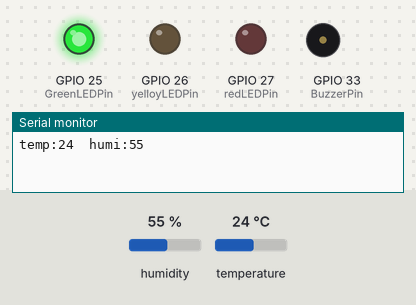
Recording of a sketch running on a simulated ESP32. Shown: output pins drawn as LEDs (lit = HIGH), buzzer (waves = sounding, pin HIGH), the last lines printed to the serial monitor. Inputs (shaded band) come from the test bench; at power-on: temperature 24 °C, humidity 55 %.

Above: at 2.7 s.
2.8 s: temperature set to 26 °C
At 10.1 s:
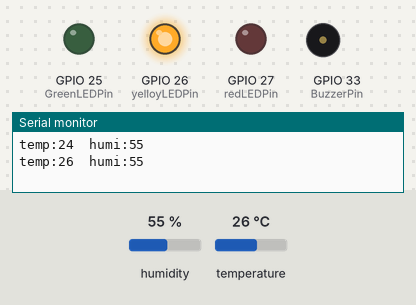
10.8 s: temperature set to 29 °C
At 13.4 s:
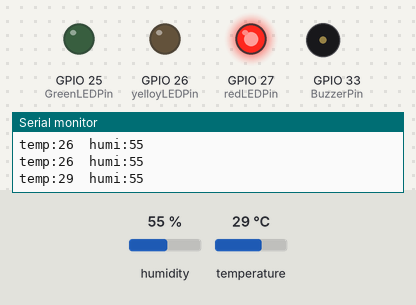
18.1 s: temperature set to 27 °C
At 19.1 s:
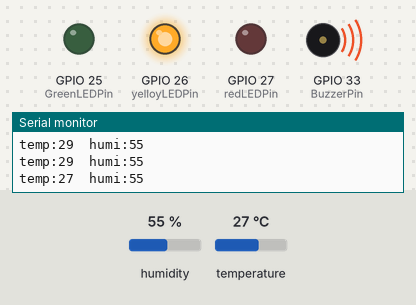
25.4 s: temperature set to 28 °C
At 25.7 s:
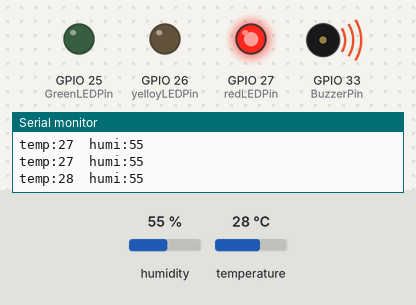
Timing chart, 0 to 33.7 s (numbered marks = the images above; inputs shaded):
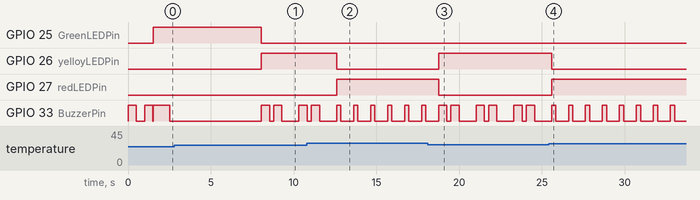

The sketch:

Chicken_temperature_measure_project_by_Nabasa-Benson.ino
```cpp
#include <DFRobot_DHT11.h>
DFRobot_DHT11 DHT;
#define DHT11Pin 14
#define GreenLEDPin 25
#define yelloyLEDPin 26
#define redLEDPin 27
#define BuzzerPin 33

void setup(){
  Serial.begin(115200);
  pinMode(BuzzerPin, OUTPUT);
  pinMode(GreenLEDPin, OUTPUT);
  pinMode(yelloyLEDPin, OUTPUT);
  pinMode(redLEDPin, OUTPUT);
  digitalWrite(redLEDPin, LOW);
  digitalWrite(yelloyLEDPin, LOW);
  digitalWrite(GreenLEDPin, LOW);
  digitalWrite(BuzzerPin, HIGH);
  delay(500);
  digitalWrite(BuzzerPin, LOW);
  delay(500);
  digitalWrite(BuzzerPin, HIGH);
  delay(500);
  digitalWrite(BuzzerPin, LOW);
}

void loop(){
  DHT.read(DHT11Pin);
  Serial.print("temp:");
  Serial.print(DHT.temperature);
  Serial.print("  humi:");
  Serial.println(DHT.humidity);
  if(DHT.temperature > 27){
    digitalWrite(redLEDPin, HIGH);
  digitalWrite(yelloyLEDPin, LOW);
  digitalWrite(GreenLEDPin, LOW);
    digitalWrite(BuzzerPin, HIGH);
    delay(250);
    digitalWrite(BuzzerPin, LOW);
    delay(250);
  }
  if(DHT.temperature <= 24){
    digitalWrite(GreenLEDPin, HIGH);
  digitalWrite(redLEDPin, LOW);
  digitalWrite(yelloyLEDPin, LOW);
    digitalWrite(BuzzerPin, HIGH);
    delay(1000);
    digitalWrite(BuzzerPin, LOW);
    delay(5000);
  }
  if(DHT.temperature > 24 && DHT.temperature < 28){
    digitalWrite(yelloyLEDPin, HIGH);
    digitalWrite(redLEDPin, LOW);
    digitalWrite(GreenLEDPin, LOW);
    digitalWrite(BuzzerPin, HIGH);
    delay(500);
    digitalWrite(BuzzerPin, LOW);
    delay(250);
    digitalWrite(BuzzerPin, HIGH);
    delay(500);
    digitalWrite(BuzzerPin, LOW);
    delay(500);
  }
  delay(500);
}
```

Measured:
- the behaviour switches between 24 and 25 °C on temperature (found by bisection; images 0 and 1)
- the behaviour switches between 27 and 28 °C on temperature (found by bisection; images 1 and 2)
- after the input at 2.8 s, GPIO 25 (GreenLEDPin): HIGH → LOW after 5.3 s; GPIO 26 (yelloyLEDPin): LOW → HIGH after 5.3 s
- after the input at 10.8 s, GPIO 26 (yelloyLEDPin): HIGH → LOW after 1.8 s; GPIO 27 (redLEDPin): LOW → HIGH after 1.8 s
- after the input at 18.1 s, GPIO 26 (yelloyLEDPin): LOW → HIGH after 0.65 s; GPIO 27 (redLEDPin): HIGH → LOW after 0.65 s
- after the input at 25.4 s, GPIO 26 (yelloyLEDPin): HIGH → LOW after 0.18 s; GPIO 27 (redLEDPin): LOW → HIGH after 0.18 s
- by itself, GPIO 33 (BuzzerPin): alternates HIGH for 0.25 s and LOW for 0.78 s
